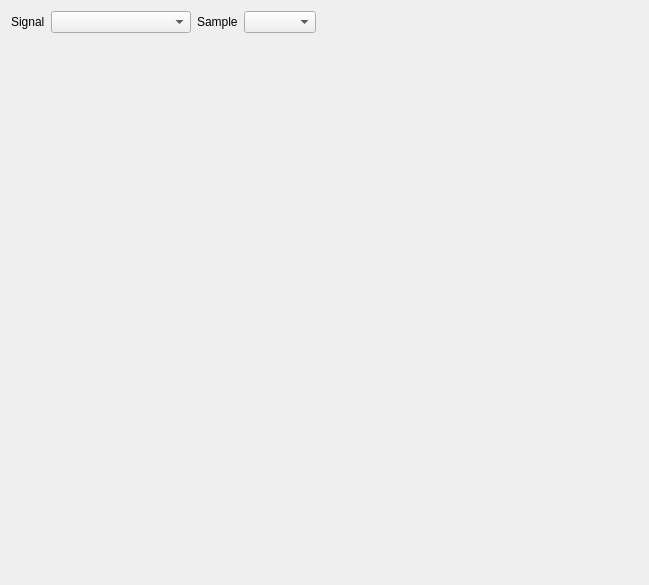
<?xml version="1.0" encoding="UTF-8"?>
<ui version="4.0">
 <class>Point_view</class>
 <widget class="QWidget" name="Point_view">
  <property name="geometry">
   <rect>
    <x>0</x>
    <y>0</y>
    <width>649</width>
    <height>585</height>
   </rect>
  </property>
  <property name="windowTitle">
   <string>Form</string>
  </property>
  <layout class="QVBoxLayout" name="verticalLayout">
   <item>
    <layout class="QHBoxLayout" name="horizontalLayout">
     <item>
      <widget class="QLabel" name="lbl_detail_select">
       <property name="text">
        <string>Signal</string>
       </property>
      </widget>
     </item>
     <item>
      <widget class="QComboBox" name="cb_detail_select">
       <property name="minimumSize">
        <size>
         <width>140</width>
         <height>0</height>
        </size>
       </property>
      </widget>
     </item>
     <item>
      <widget class="QLabel" name="lbl_sample">
       <property name="text">
        <string>Sample</string>
       </property>
      </widget>
     </item>
     <item>
      <widget class="QComboBox" name="cb_sample"/>
     </item>
     <item>
      <spacer name="horizontalSpacer">
       <property name="orientation">
        <enum>Qt::Horizontal</enum>
       </property>
       <property name="sizeHint" stdset="0">
        <size>
         <width>40</width>
         <height>20</height>
        </size>
       </property>
      </spacer>
     </item>
    </layout>
   </item>
   <item>
    <widget class="MplNavCanvas" name="plot_detail" native="true">
     <property name="sizePolicy">
      <sizepolicy hsizetype="Expanding" vsizetype="Expanding">
       <horstretch>0</horstretch>
       <verstretch>0</verstretch>
      </sizepolicy>
     </property>
    </widget>
   </item>
  </layout>
 </widget>
 <customwidgets>
  <customwidget>
   <class>MplNavCanvas</class>
   <extends>QWidget</extends>
   <header>..widgets</header>
   <container>1</container>
  </customwidget>
 </customwidgets>
 <resources/>
 <connections/>
</ui>
